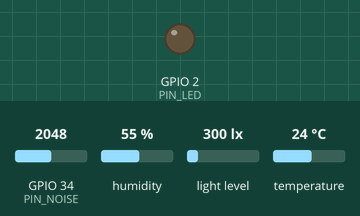
The sketch below on a simulated ESP32. Shown: output pins drawn as LEDs (lit = HIGH). Inputs (shaded band) come from the test bench; at power-on: GPIO 34 (PIN_NOISE) = 2048, humidity 55 %, light level 300 lx, temperature 24 °C (analog values on the 0–4095 scale). WiFi joins after 1.5 s; servers stay silent unless stated; the local clock reads 2024-03-15 10:24:30 at power-on unless the sketch sets it; no MQTT or app messages arrive unless stated; what the sketch prints to the serial monitor is not drawn.

Above: at 15.8 s.
At 30.08 s:
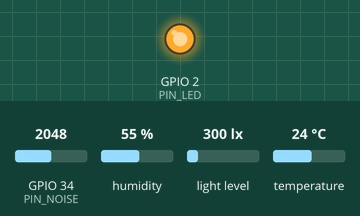
Timing chart, 0 to 40.6 s (numbered marks = the images above):
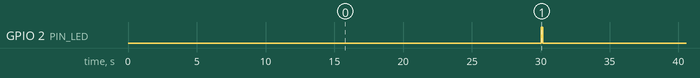

The sketch:

esp32-env-node.ino
```cpp
/*
  ESP32 环境感知节点 —— 校园AI心理陪伴系统
  目标板 : ESP32 Dev Module (WROOM-32)
  链路   : DHT22 + BH1750 + SEN0232 -> PubSubClient -> Mosquitto -> Express 后端
  依赖库 : WiFi(核心自带) Wire(核心自带) DHT sensor library(Adafruit)
           Adafruit Unified Sensor BH1750(Christopher Laws) PubSubClient 2.8
*/

#include <WiFi.h>
#include <Wire.h>
#include <time.h>
#include <DHT.h>
#include <BH1750.h>
#include <PubSubClient.h>

// ==================== 配置区：烧录前只改这几行 ====================
static const char *WIFI_SSID = "REPLACE_ME";
static const char *WIFI_PASS = "REPLACE_ME";

static const char *MQTT_HOST = "192.168.1.100";  // 跑 Mosquitto 的那台机器的局域网 IP
static const uint16_t MQTT_PORT = 1883;
static const char *MQTT_USER = "";               // Broker 未开认证就留空
static const char *MQTT_PASS = "";

static const char *DEVICE_ID = "esp32-node-01";  // 必须与后端设备表中的 deviceId 一致
// ================================================================

// ---------- 引脚 ----------
#define PIN_DHT 4
#define PIN_LED 2
#define PIN_SDA 21
#define PIN_SCL 22

// GPIO34 属于 ADC1。ADC2 的引脚在 WiFi 驱动工作时会读出一堆垃圾值，必须避开
#define PIN_NOISE 34

// ---------- 采集参数 ----------
#define SAMPLE_INTERVAL_MS 30000UL
#define MQTT_RETRY_MS 5000UL
#define NTP_TZ_OFFSET_SEC (8 * 3600)

// ---------- SEN0232 换算 ----------
// 该模块出厂不带标定，下面两个常数必须拿声级计或手机分贝 App 现场校准后才可信
#define NOISE_DB_FLOOR 30.0
#define NOISE_MV_PER_DB 50.0
#define NOISE_SAMPLES 256
#define NOISE_WINDOW_MS 200

// ---------- MQTT 主题 ----------
#define TOPIC_ROOT "mindcare/v1/"

static DHT dht(PIN_DHT, DHT22);
static BH1750 lightMeter;
static WiFiClient net;
static PubSubClient mqtt(net);

static char topicTelemetry[96];
static char topicStatus[96];
static uint32_t lastSampleAt = 0;
static uint32_t lastMqttAttempt = 0;
static uint8_t consecutiveSensorErrors = 0;

void setup() {
  Serial.begin(115200);
  pinMode(PIN_LED, OUTPUT);

  analogReadResolution(11);
  analogSetAttenuation(ADC_11db);

  snprintf(topicTelemetry, sizeof(topicTelemetry), TOPIC_ROOT "%s/telemetry", DEVICE_ID);
  snprintf(topicStatus, sizeof(topicStatus), TOPIC_ROOT "%s/status", DEVICE_ID);

  dht.begin();
  Wire.begin(PIN_SDA, PIN_SCL);
  if (!lightMeter.begin()) {
    Serial.println("[WARN] BH1750 未响应，检查 I2C 接线与地址");
  }

  connectWiFi();

  mqtt.setServer(MQTT_HOST, MQTT_PORT);
  mqtt.setBufferSize(512);
  mqtt.setKeepAlive(60);
  ensureMqtt();

  // SNTP 对时：没有真实时间戳，后端无法把环境数据和情绪日记做时间对齐
  configTime(NTP_TZ_OFFSET_SEC, 0, "ntp.aliyun.com", "pool.ntp.org");
}

void loop() {
  mqtt.loop();

  if (!mqtt.connected() && millis() - lastMqttAttempt > MQTT_RETRY_MS) {
    lastMqttAttempt = millis();
    if (WiFi.status() != WL_CONNECTED) connectWiFi();
    ensureMqtt();
  }

  if (millis() - lastSampleAt >= SAMPLE_INTERVAL_MS) {
    lastSampleAt = millis();
    sampleAndPublish();
  }
}

void connectWiFi() {
  Serial.printf("[WiFi] 连接 %s", WIFI_SSID);
  WiFi.mode(WIFI_STA);
  WiFi.begin(WIFI_SSID, WIFI_PASS);

  uint32_t deadline = millis() + 20000UL;
  while (WiFi.status() != WL_CONNECTED && millis() < deadline) {
    delay(300);
    Serial.print(".");
  }

  if (WiFi.status() == WL_CONNECTED) {
    Serial.printf("\n[WiFi] 已连接  IP=%s  RSSI=%d\n",
                  WiFi.localIP().toString().c_str(), WiFi.RSSI());
  } else {
    Serial.println("\n[WiFi] 连接超时，稍后在 loop 中重试");
  }
}

void ensureMqtt() {
  char statusPayload[96];

  // 遗嘱消息：设备掉电或断网时由 Broker 代发 offline，后端据此翻转在线状态
  snprintf(statusPayload, sizeof(statusPayload),
           "{\"deviceId\":\"%s\",\"state\":\"offline\"}", DEVICE_ID);

  for (uint8_t attempt = 1; attempt <= 3 && !mqtt.connected(); attempt++) {
    bool ok = MQTT_USER[0]
                  ? mqtt.connect(DEVICE_ID, MQTT_USER, MQTT_PASS, topicStatus, 1, true, statusPayload)
                  : mqtt.connect(DEVICE_ID, topicStatus, 1, true, statusPayload);
    if (ok) {
      snprintf(statusPayload, sizeof(statusPayload),
               "{\"deviceId\":\"%s\",\"state\":\"online\"}", DEVICE_ID);
      mqtt.publish(topicStatus, statusPayload, true);
      Serial.println("[MQTT] 已连接并上报 online");
      return;
    }
    Serial.printf("[MQTT] 连接失败 rc=%d\n", mqtt.state());
    delay(1000);
  }
}

void sampleAndPublish() {
  float temperature = dht.readTemperature();
  float humidity = dht.readHumidity();
  float light = lightMeter.readLightLevel();
  float noise = readNoiseDb();

  // DHT 失败返回 NAN；BH1750 失败返回 -1/-2 而非 NAN，两者判法不同。
  // 照度不可能为负，故 light < 0 即为读取失败
  bool valid = !isnan(temperature) && !isnan(humidity) && light >= 0.0;
  if (!valid) {
    consecutiveSensorErrors++;
    Serial.printf("[SENSOR] 读数无效，本次不上报 (连续 %d 次)\n", consecutiveSensorErrors);
    if (consecutiveSensorErrors >= 5) Serial.println("[SENSOR] 连续失败过多，检查接线与供电");
    return;
  }
  consecutiveSensorErrors = 0;

  // SNTP 未同步成功时 time() 会返回 1970 年附近的小值，
  // 这种时间戳一旦入库，后端与情绪日记的时间对齐就会整体错位，所以宁可不报
  time_t nowEpoch = time(nullptr);
  if (nowEpoch < 1700000000) {
    Serial.println("[TIME] SNTP 尚未同步，本次不上报");
    return;
  }

  char payload[256];
  snprintf(payload, sizeof(payload),
           "{\"deviceId\":\"%s\",\"ts\":%llu,\"temperature\":%.2f,\"humidity\":%.2f,"
           "\"light\":%.2f,\"noise\":%.2f,\"rssi\":%d,\"quality\":\"ok\"}",
           DEVICE_ID, (unsigned long long)nowEpoch, temperature, humidity,
           light, noise, WiFi.RSSI());

  if (mqtt.publish(topicTelemetry, payload)) {
    digitalWrite(PIN_LED, HIGH);
    delay(80);
    digitalWrite(PIN_LED, LOW);
    Serial.printf("[PUB] %s\n", payload);
  } else {
    Serial.println("[PUB] 发布失败，等待重连");
  }
}

// SEN0232 输出的是随声压波动的模拟电压。单次 analogRead 只能抓到瞬时值，
// 必须在一个短窗口内取峰峰值才能反映响度，所以这里密集采样 200ms。
float readNoiseDb() {
  uint16_t minimum = 4095;
  uint16_t maximum = 0;
  uint32_t start = millis();

  for (uint16_t i = 0; i < NOISE_SAMPLES && millis() - start < NOISE_WINDOW_MS; i++) {
    uint16_t raw = analogRead(PIN_NOISE);
    if (raw < minimum) minimum = raw;
    if (raw > maximum) maximum = raw;
  }

  float vppMv = (maximum - minimum) * 3300.0f / 4095.0f;
  float db = NOISE_DB_FLOOR + vppMv / NOISE_MV_PER_DB;
  return constrain(db, 0.0f, 130.0f);
}
```

Measured:
- by itself, GPIO 2 (PIN_LED): alternates HIGH for 0.08 s and LOW for 29.9 s
